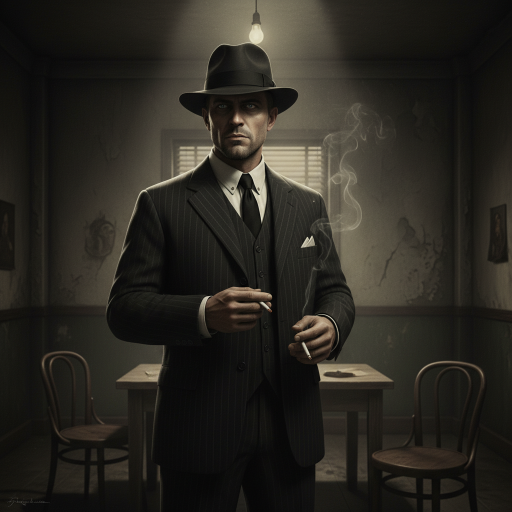
#> input picture assets/townperson_detective.png, 1024 x 1024 px, found by its file name (shown at 1/2 size)
$ python generate_townspeople_qr_grid.py
#> lines starting #> are read from the running program, lines starting #| are printed output that depends on the picture
#!/usr/bin/env python3
"""
Generate a 2x2 QR code grid for townspeople characters
Detective, Journalist, Animal Expert
"""

import os
from pathlib import Path
from PIL import Image, ImageDraw, ImageFont

# Page dimensions
PAGE_WIDTH = 8.5
PAGE_HEIGHT = 11
MARGIN = 0.5

# Convert inches to pixels (72 DPI)
DPI = 72
PAGE_W_PX = int(PAGE_WIDTH * DPI)
PAGE_H_PX = int(PAGE_HEIGHT * DPI)
MARGIN_PX = int(MARGIN * DPI)

# QR code size: 2.5 x 2.5 inches
QR_SIZE_INCH = 2.5
QR_SIZE_PX = int(QR_SIZE_INCH * DPI)

# Townspeople characters
TOWNSPEOPLE = [
    {
        'id': 'townperson_detective',
        'name': 'Detective',
        'qr_file': 'townperson_detective.png'
    },
    {
        'id': 'townperson_journalist',
        'name': 'Journalist',
        'qr_file': 'townperson_journalist.png'
    },
    {
        'id': 'townperson_animalexpert',
        'name': 'Animal Expert',
        'qr_file': 'townperson_animalexpert.png'
    }
]

def create_qr_grid():
    """Create a 2x2 QR code grid PDF"""

    PROJECT_DIR = os.path.dirname(os.path.dirname(os.path.abspath(__file__)))
    QR_CODES_DIR = os.path.join(PROJECT_DIR, 'qr_codes')
    OUTPUT_DIR = os.path.join(PROJECT_DIR, 'to_print')

    os.makedirs(OUTPUT_DIR, exist_ok=True)

    print("🔲 Creating Townspeople QR Code Grid...")
    print("=" * 60)

    # Create page
    page = Image.new('RGB', (PAGE_W_PX, PAGE_H_PX), color='#FFFAF0')
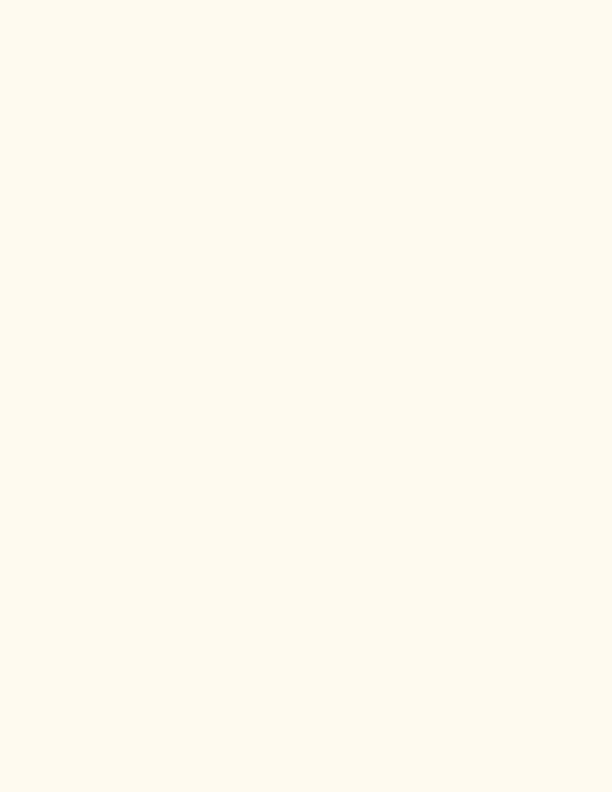
#> page: PIL image 612x792 RGB; mean R, G, B 255, 250, 240
    draw = ImageDraw.Draw(page)

    # Draw border
    draw.rectangle([MARGIN_PX, MARGIN_PX, PAGE_W_PX - MARGIN_PX, PAGE_H_PX - MARGIN_PX],
                   outline='#8B7355', width=2)

    # Calculate grid positions (2x2 = 2 columns, up to 2 rows)
    usable_width = PAGE_W_PX - (MARGIN_PX * 2)
    usable_height = PAGE_H_PX - (MARGIN_PX * 2)

    # Space between codes
    spacing = int(0.5 * DPI)  # 0.5 inches

    # Calculate starting positions for 2-column layout
    col_width = (usable_width - spacing) / 2

    # Title at top
    try:
        title_font = ImageFont.truetype("/System/Library/Fonts/Georgia.ttf", 16)
    except:
        title_font = ImageFont.load_default()

    title_y = MARGIN_PX + 0.25 * DPI
    draw.text((PAGE_W_PX / 2, title_y), "Townspeople Characters",
              fill='#8B7355', font=title_font, anchor="mm")

    # Grid starting position
    grid_start_y = title_y + 0.5 * DPI

    # Add QR codes in 2-column grid
    for idx, char in enumerate(TOWNSPEOPLE):
        row = idx // 2
        col = idx % 2

        qr_path = os.path.join(QR_CODES_DIR, char['qr_file'])

        # Calculate position
        x = MARGIN_PX + (col_width + spacing) * col + (col_width - QR_SIZE_PX) / 2
        y = grid_start_y + (QR_SIZE_PX + spacing) * row

        print(f"  {idx + 1}. {char['name']:<20}", end=" ")

        try:
            if Path(qr_path).exists():
                qr_img = Image.open(qr_path)
#> qr_img is the input picture: PIL image 1024x1024 RGB; mean R, G, B 42, 39.3, 33
                qr_img.thumbnail((QR_SIZE_PX, QR_SIZE_PX), Image.Resampling.LANCZOS)
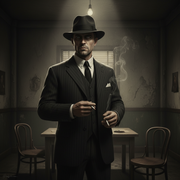
#> qr_img: PIL image 180x180 RGB; mean R, G, B 42.2, 39.5, 33.1

                # Paste QR code
                page.paste(qr_img, (int(x), int(y)))
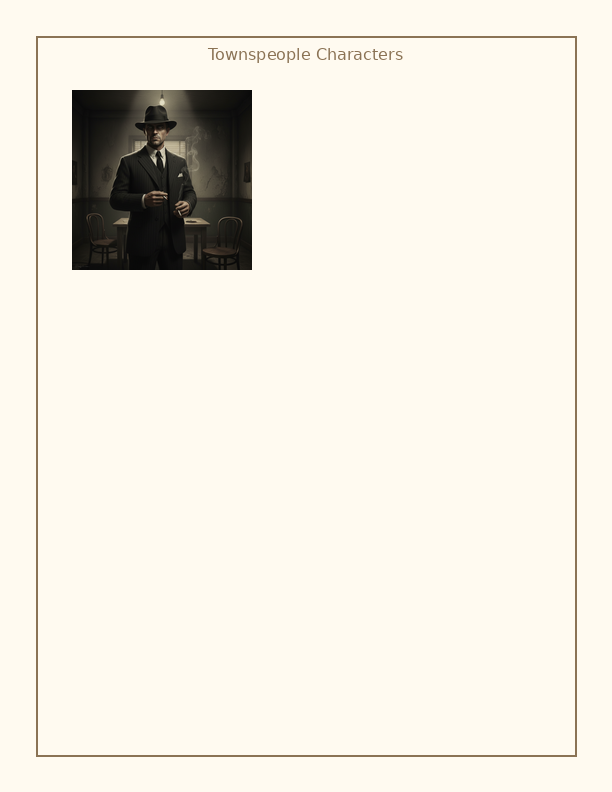
#> page: PIL image 612x792 RGB; mean R, G, B 239.4, 234.4, 224.4

                # Add label below QR code
                try:
                    label_font = ImageFont.truetype("/System/Library/Fonts/Georgia.ttf", 11)
                except:
                    label_font = ImageFont.load_default()

                label_y = int(y + QR_SIZE_PX + 0.1 * DPI)
                label_x = int(x + QR_SIZE_PX / 2)
                draw.text((label_x, label_y), char['name'],
                         fill='#8B7355', font=label_font, anchor="mm")

                print("✅")
            else:
                print(f"❌ (QR not found)")
        except Exception as e:
            print(f"❌ ({e})")
#> pass 2 of the loop in create_qr_grid, `for idx, char in enumerate(TOWNSPEOPLE):`:
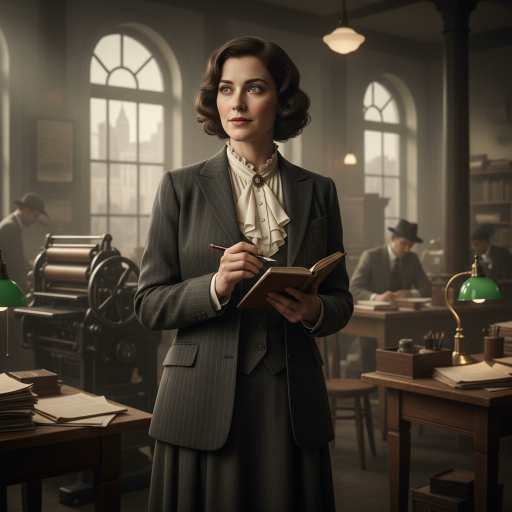
#> input picture assets/townperson_journalist.png, 1024 x 1024 px, found by its file name (shown at 1/2 size)
#> in create_qr_grid, qr_img is the input picture: PIL image 1024x1024 RGB; mean R, G, B 73.8, 65.4, 54
#> in create_qr_grid, `qr_img.thumbnail((QR_SIZE_PX, QR_SIZE_PX), Image.Resampling.LANCZOS)`:
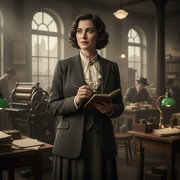
#> qr_img: PIL image 180x180 RGB; mean R, G, B 74, 65.5, 54.1
#> in create_qr_grid, `page.paste(qr_img, (int(x), int(y)))`:
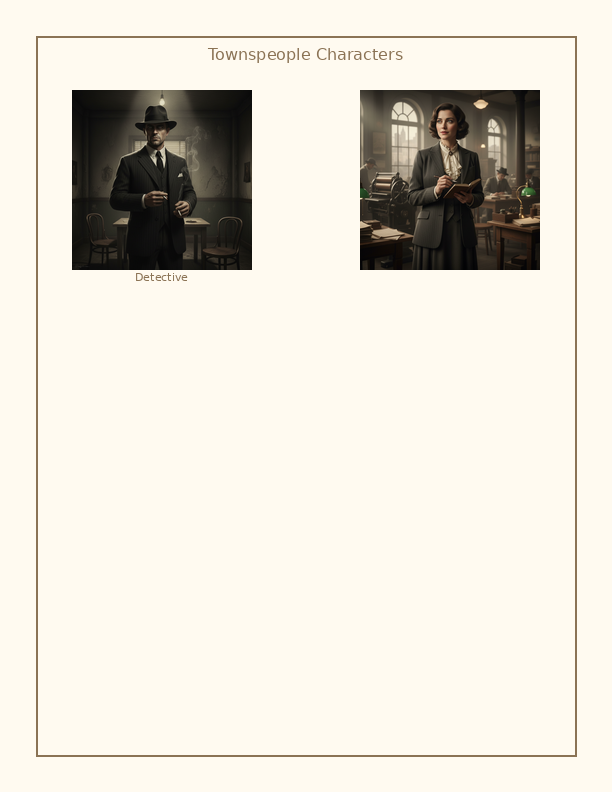
#> page: PIL image 612x792 RGB; mean R, G, B 227.3, 222, 211.9
#> pass 3 of the loop in create_qr_grid, `for idx, char in enumerate(TOWNSPEOPLE):`:
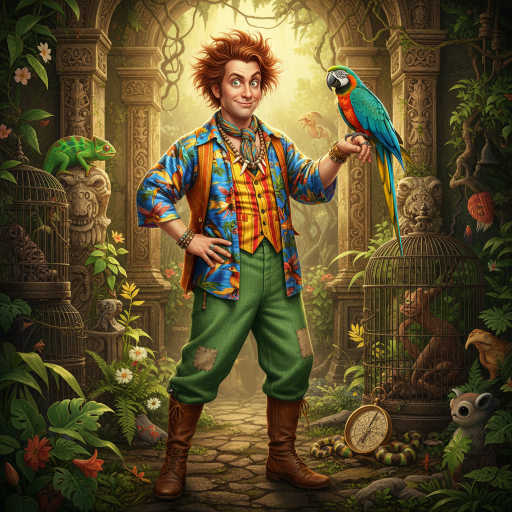
#> input picture assets/townperson_animalexpert.png, 1024 x 1024 px, found by its file name (shown at 1/2 size)
#> in create_qr_grid, qr_img is the input picture: PIL image 1024x1024 RGB; mean R, G, B 90.5, 77, 43.1
#> in create_qr_grid, `qr_img.thumbnail((QR_SIZE_PX, QR_SIZE_PX), Image.Resampling.LANCZOS)`:
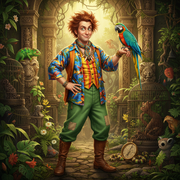
#> qr_img: PIL image 180x180 RGB; mean R, G, B 90.6, 77.2, 43.2
#> in create_qr_grid, `page.paste(qr_img, (int(x), int(y)))`:
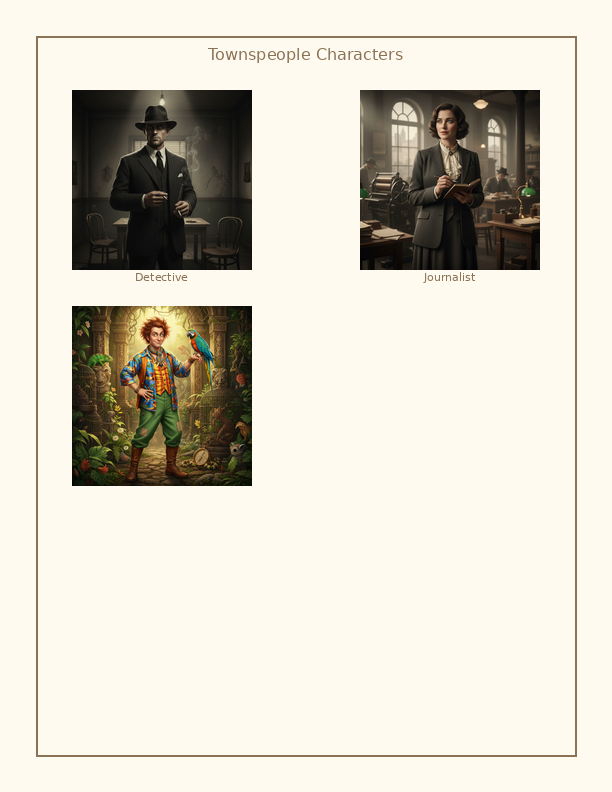
#> page: PIL image 612x792 RGB; mean R, G, B 216.3, 210.4, 198.7

    # Save PDF
    pdf_path = os.path.join(OUTPUT_DIR, 'townspeople_qr_codes.pdf')
    page.save(pdf_path, 'PDF')
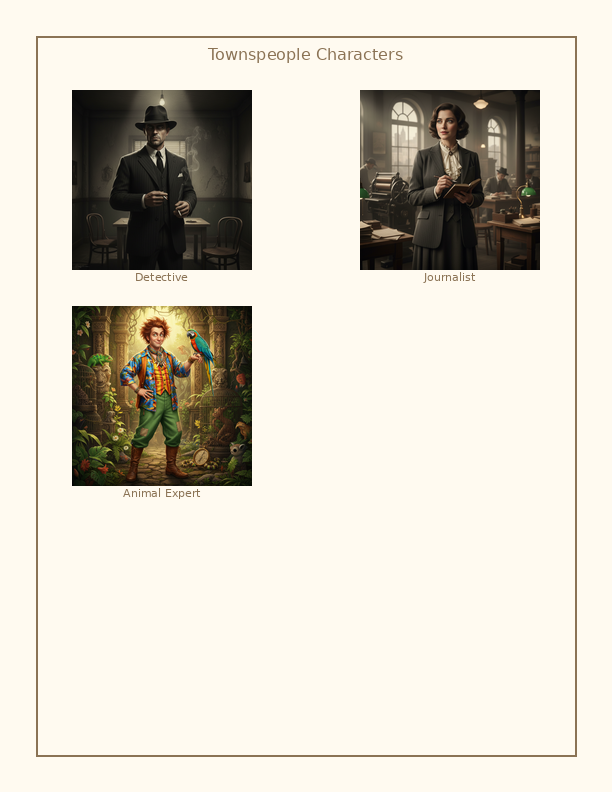
#> saved as townspeople_qr_codes.pdf: PIL image 612x792 RGB; mean R, G, B 216.2, 210.3, 198.6

    print("\n" + "=" * 60)
    print(f"✅ PDF Created: {pdf_path}")
    print(f"   Layout: 2x2 QR Code Grid")
    print(f"   Size: 2.5 x 2.5 inches each")
    print(f"   Characters: {len(TOWNSPEOPLE)}")
    print("=" * 60)

if __name__ == '__main__':
    create_qr_grid()
